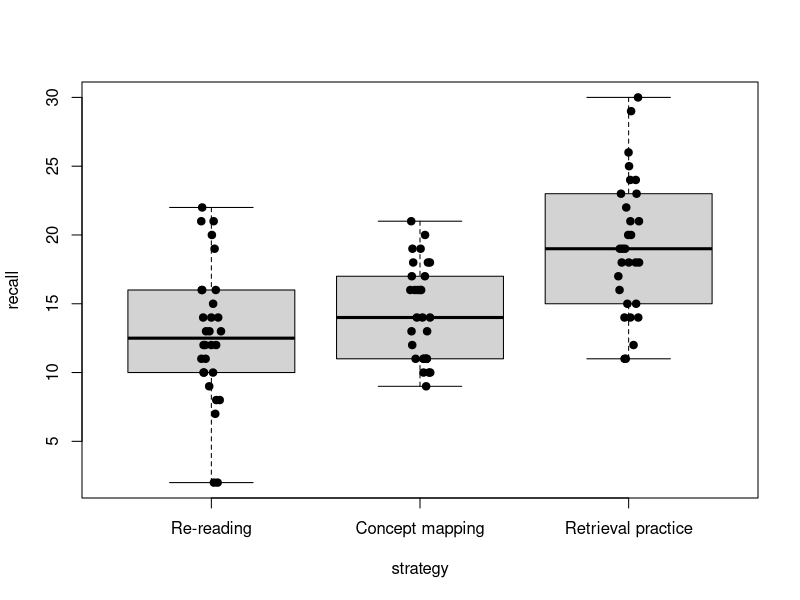

Source code (R):
## ---- chunk 1
#| echo: false
df <- read.csv("data/studyStrategyData.csv")
## ---- chunk 2
df$strategy <- factor(df$strategy, levels = c("Re-reading",
                                             "Concept mapping",
                                             "Retrieval practice"))
## ---- chunk 3
aovFormula <- recall ~ strategy
## ---- chunk 4
library(car)
leveneTest(aovFormula,df)

mdl <- aov(aovFormula,df)
summary(mdl)



## ---- chunk 5
shapiro.test(mdl$residuals)
## ---- chunk 6
library(psych)
TukeyHSD(mdl)

describeBy(df$recall, df$strategy)
## ---- chunk 7
library(rstatix)
eta_squared(mdl) 
## ---- chunk 8
boxplot(aovFormula, data = df, outline = FALSE) 
stripchart(aovFormula, data = df, vertical = TRUE, method = "jitter", jitter = 0.05, pch = 19, add = TRUE)
